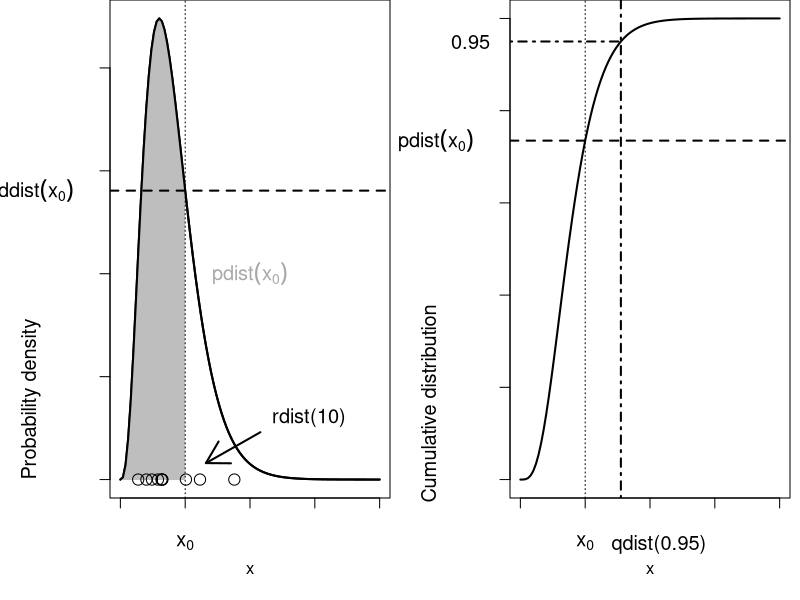
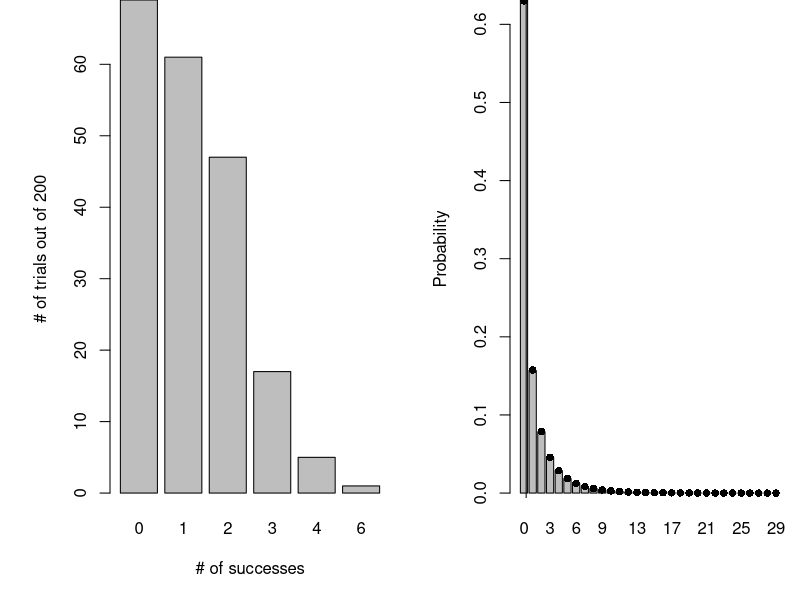
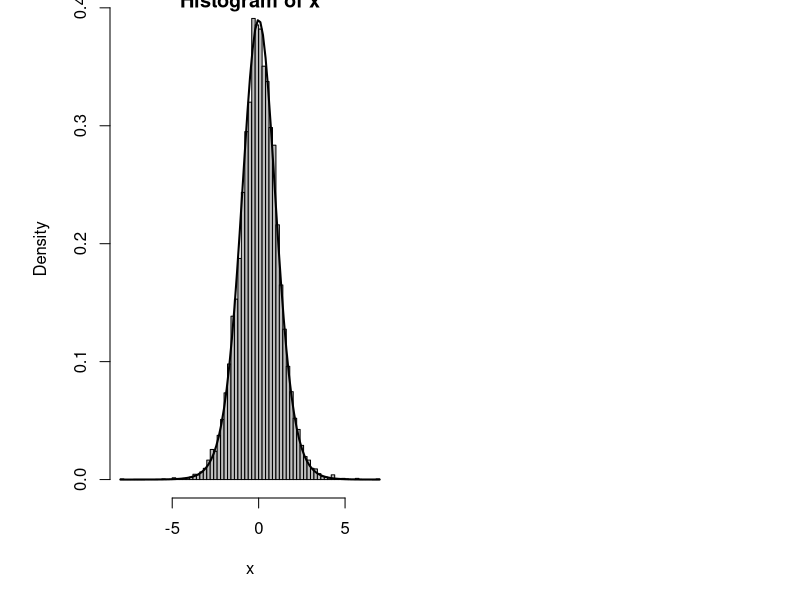

These figures' R source, in order:
## ---- chunk 1
library(knitr)
opts_chunk$set(tidy.opts=list(width.cutoff=5), tidy = TRUE)
## ---- chunk 2
sh = 4
textsize = 1.2
op=par(mfrow=c(1,2),mar=c(5.1,5.5,0,0.5))
curve(dgamma(x,shape=sh),from=0,to=20,ylab="",lwd=2,axes=FALSE)
axis(side=1,labels=FALSE)
axis(side=2,labels=FALSE)
box()
xvec = seq(0,5,length=100)
polygon(c(xvec,rev(xvec)),c(rep(0,length(xvec)),dgamma(rev(xvec),shape=sh)),col="gray",border=NA)
curve(dgamma(x,shape=sh),from=0,to=20,lwd=2,add=TRUE)
abline(v=5,lty=3)
mtext(side=1,line=1.8,at=5,expression(x[0]),cex=textsize)
abline(h=dgamma(5,shape=sh),lty=2,lwd=2)
mtext(side=2,at=dgamma(5,shape=sh),las=1,expression(ddist(x[0])),
      line=1.8,cex=textsize)
text(10,0.1,expression(pdist(x[0])),cex=textsize,col="darkgray")
mtext(side=2,at=0.0,adj=0,"Probability density",cex=textsize,line=3.5)
set.seed(1001)
points(rgamma(10,shape=sh),rep(0,10),cex=1.5)
text(11.7,0.03,"rdist(10)",adj=0,cex=textsize)
arrows(10.8,0.023,6.6,0.008,lwd=2)
curve(pgamma(x,shape=sh),from=0,to=20,ylab="",lwd=2,axes=FALSE)
axis(side=1,labels=FALSE)
axis(side=2,labels=FALSE)
box()
abline(v=5,lty=3)
mtext(side=1,line=1.8,at=5,expression(x[0]),cex=textsize)
abline(h=pgamma(5,shape=sh),lty=2,lwd=2)
mtext(side=2,at=pgamma(5,shape=sh),las=1,expression(pdist(x[0])),
      line=1.8,cex=textsize)
abline(v=qgamma(0.95,shape=sh),lty=4,lwd=2)
mtext(side=2,at=0.95,las=1,0.95,
      line=par("mgp")[2],cex=textsize)
segments(par("usr")[1],0.95,qgamma(0.95,shape=sh),0.95,lty=4,lwd=2)
mtext(side=1,at=qgamma(0.95,shape=sh),text="qdist(0.95)",line=1.8,
      cex=textsize,adj=0.1)
mtext(side=2,at=-0.05,adj=0,"Cumulative distribution",cex=textsize,line=3.5)
## ---- chunk 3
rbinom(10,size=8,prob=0.5)
rbinom(3,size=8,prob=c(0.2,0.4,0.6))
## ---- chunk 4
plot(factor(rbinom(200,size=12,prob=0.1)),xlab="# of successes",
     ylab="# of trials out of 200")
## ---- chunk 5
dbinom(3:5,size=10,prob=0.2)
## ---- chunk 6
pbinom(4,size=10,prob=0.2,lower.tail=FALSE)
## ---- chunk 7
set.seed(1001)
N=20; p=0.2
x = rbinom(10000,prob=p,size=N)
c(mean(x),var(x))
## ---- chunk 8
var_dist = replicate(1000,var(rbinom(10000,prob=p,size=N)))
## ---- chunk 9
summary(var_dist)
quantile(var_dist,c(0.025,0.975))
## ---- chunk 10
dat = c(5,6,5,7,5,8); dat
tabdat=table(dat); tabdat
## ---- chunk 11
prob=tabdat/length(dat); prob
## ---- chunk 12
vals = as.numeric(names(prob))
sum(prob*vals)
## ---- chunk 13
rep(c(1,2,3),c(2,1,5))
## ---- chunk 14
rep(vals,tabdat)
## ---- chunk 15
my_dnbinom = function(x,mean,var,...) {
  mu = mean
  k = mean/(var/mean-1)
  dnbinom(x,mu=mu,size=k,...)
}

my_rnbinom = function(n,mean,var,...) {
  mu = mean
  k = mean/(var/mean-1)
  rnbinom(n,mu=mu,size=k,...)
}
## ---- chunk 16
x = my_rnbinom(100000,mean=1,var=4)
mean(x)
var(x)
## ---- chunk 17
tx = table(factor(x,levels=0:max(x)))/100000
b1 = barplot(tx,ylab="Probability")
points(b1,my_dnbinom(0:max(x),mean=1,var=4),pch=16)
abline(v=1)
## ---- chunk 18
dzinbinom = function(x,mu,size,zprob) {
  ifelse(x==0,
         zprob+(1-zprob)*dnbinom(0,mu=mu,size=size),
         (1-zprob)*dnbinom(x,mu=mu,size=size))
}
## ---- chunk 19
rzinbinom = function(n,mu,size,zprob) {
  ifelse(runif(n)<zprob,
         0,
         rnbinom(n,mu=mu,size=size))
}
## ---- chunk 20
rbinom(8,size=10,prob=0.8)
## ---- chunk 21
clutch_size = c(10,9,9,12,10,10,8,11)
rbinom(8,size=clutch_size,prob=0.8)
## ---- chunk 22
clutch_size = rpois(8,lambda=10)
rbinom(8,size=clutch_size,prob=0.8)
## ---- chunk 23
var_vals=1/rgamma(10000,shape=5,scale=1/5)
## ---- chunk 24
sd_vals = sqrt(var_vals)
## ---- chunk 25
x = rnorm(10000,mean=0,sd=sd_vals)
## ---- chunk 26
hist(x,prob=TRUE,breaks=100,col="gray")
curve(dt(x,df=11),add=TRUE,lwd=2)
